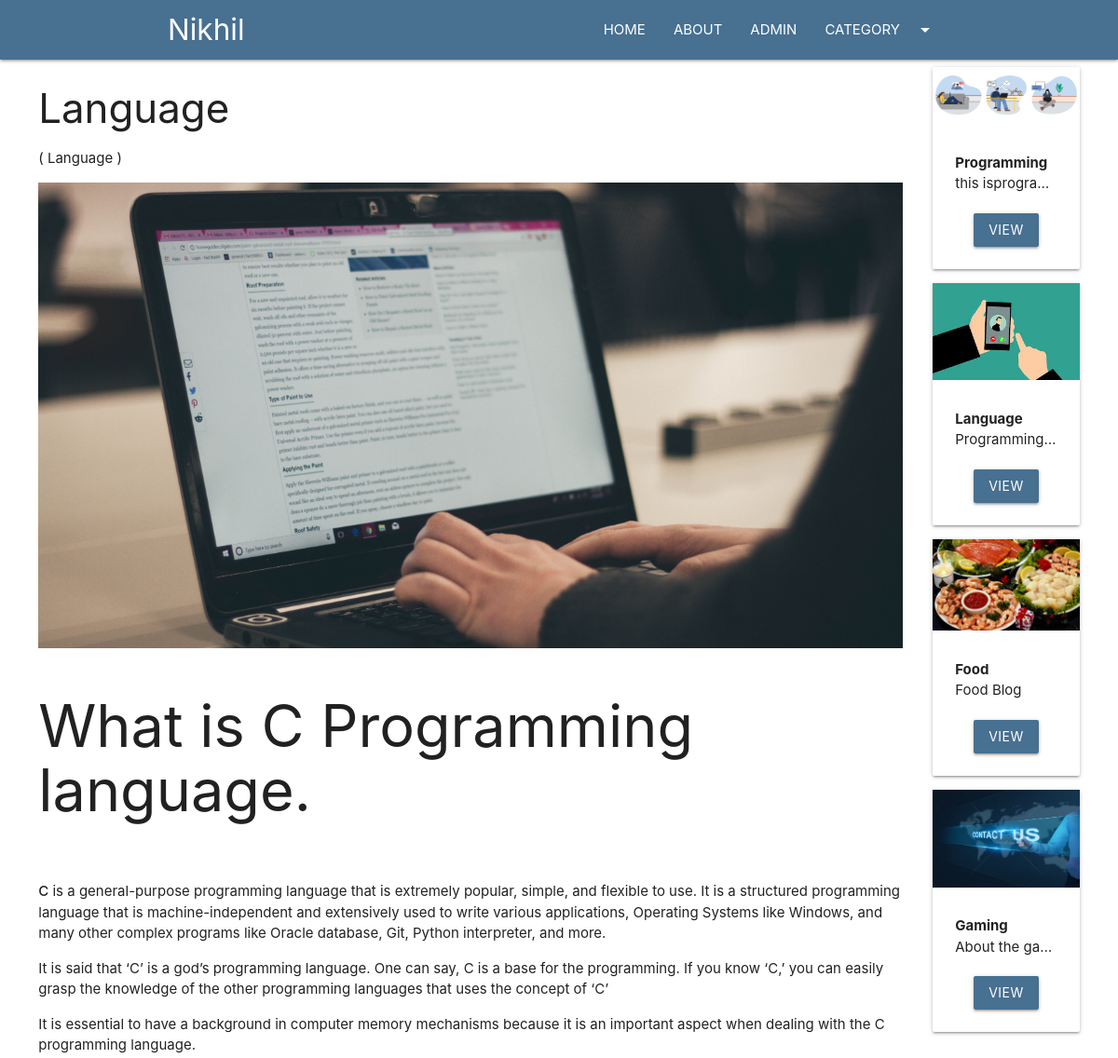
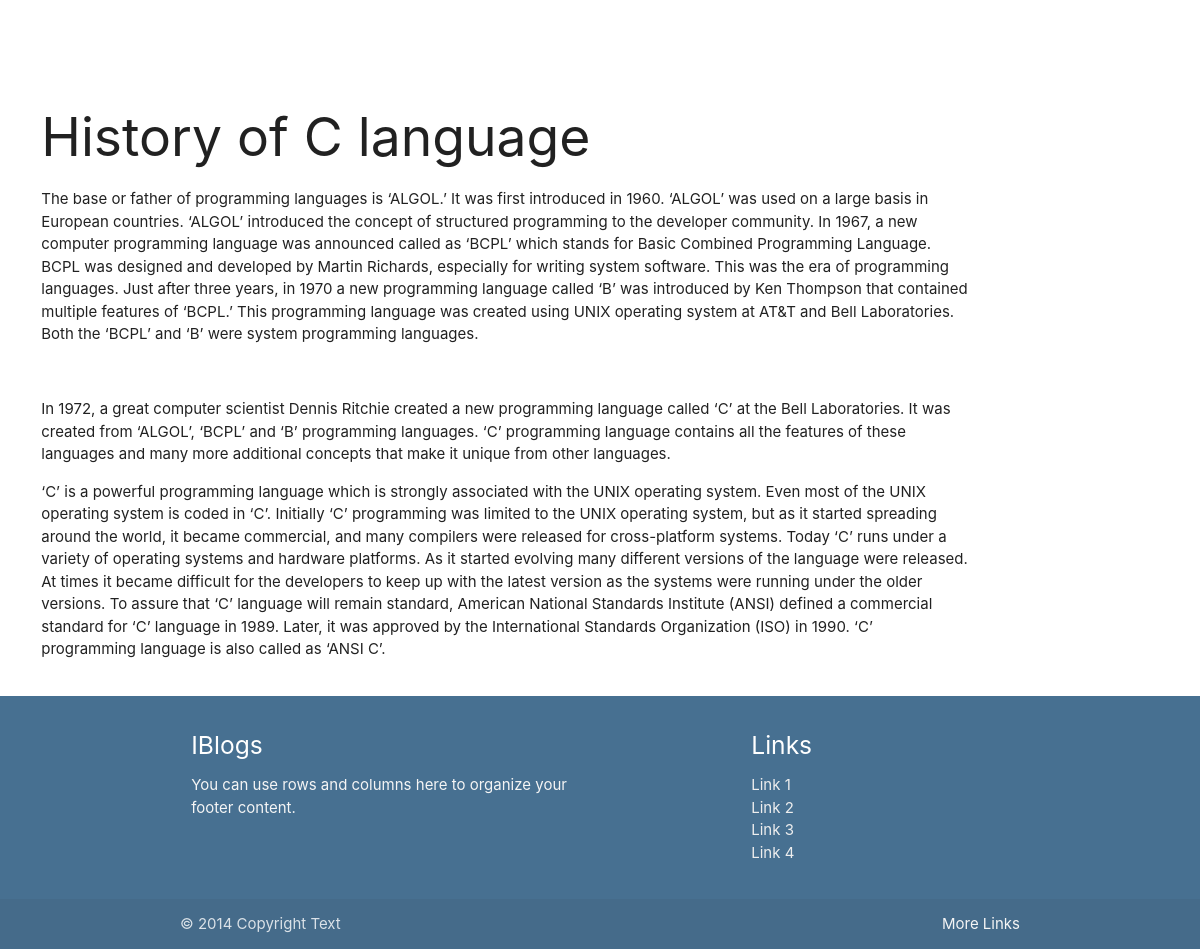
Page /blog/language on the committed database (2 pictures, top to bottom).
### iblog/models.py (models this page shows, shortened)
class Post(models.Model):
    post_id = models.AutoField(primary_key=True)
    title = models.CharField(max_length=200)
    content = HTMLField()
    url = models.CharField(max_length=100)
    cat = models.ForeignKey(Category, on_delete=models.CASCADE)
    image = models.ImageField(upload_to='post/')
    def __str__(self):
        return self.title

class Category(models.Model):
    cat_id = models.AutoField(primary_key=True)
    title = models.CharField(max_length=100)
    description = models.TextField()
    url = models.CharField(max_length=100)
    image = models.ImageField(upload_to='category/')
    add_date = models.DateTimeField(auto_now_add=True, null=True)

### iblog/views.py (the view)
# urls.py: path('blog/<slug:url>', post),
def post(request, url):
    post = Post.objects.get(url=url)
    cats = Category.objects.all()
    print(post)
    return render(request, 'posts.html', {'post': post, 'cats': cats})

### templates/posts.html (shortened to what this page needs)
{%extends 'base.html' %}
{%block content%}
<div class="container-custom">
    <div class="row">
        <div class="col s12 m10">
            <h3>{{post.title}}</h3>
            <p>( {{post.cat.title}} )</p>
            <img src="/media/{{post.image}}" class="responsive-img" style="width: 100%; height: 500px; object-fit: cover"; alt="">
            <br>
            <p>
                {{post.content|safe}}
            </p>
        </div>
        <div class="col s12 m2">
            {% for cat in cats %}
            <div class="card item" style="margin-left:10px;">
                <div class="img-container">
                    <img src="/media/{{cat.image}}" class="responsive-img" alt="">
                </div>
                <div class="card-content">
                    <b>
                        {{cat.title}}
                    </b>
                    <p class="truncate">{{cat.description}}</p>
                    <div class="container center-align mt20">
                        <a href="/category/{{cat.url}}" class="btn bg-primary">VIEW</a>
                    </div>
                </div>
            </div>
            {%endfor%}
        </div>
    </div>
</div>
{%endblock%}

### static/css/style.css (style rules this page uses)
.bg-primary { background:#477091!important; }
.mt20 { margin-top:20px; }
.container-custom { width:95%!important; margin:auto; }

### rows in the picture
Post: title "Language", cat "Language", image (picture), content "What is C Programming language. C is a general-purpose programming language that is extremely popular, simple, and flexible to use. It is a structured programming language that is machine-independent and extensively used to write various applications, Operating Systems like Windows, and many other complex programs like Oracle database, Git, Python interpreter, and more. It is said that ‘C’ is a god’s programming language. One can say, C is a base for the programming. If you know ‘C,’ you can easily grasp the knowledge of the other programming languages that uses the concept of ‘C’ It is essential to have a background in computer memory mechanisms because it is an important aspect when…"
Category: image (picture), title "Programming", description "this isprogra…"
Category: image (picture), title "Language", description "Programming…"
Category: image (picture), title "Food", description "Food Blog"
Category: image (picture), title "Gaming", description "About the ga…"
